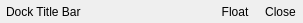
<?xml version="1.0" encoding="UTF-8"?>
<ui version="4.0">
 <class>DockTitleBar</class>
 <widget class="QWidget" name="DockTitleBar">
  <property name="geometry">
   <rect>
    <x>0</x>
    <y>0</y>
    <width>303</width>
    <height>23</height>
   </rect>
  </property>
  <property name="windowTitle">
   <string>DockTitleBar</string>
  </property>
  <layout class="QVBoxLayout" name="verticalLayout">
   <property name="spacing">
    <number>0</number>
   </property>
   <property name="leftMargin">
    <number>0</number>
   </property>
   <property name="topMargin">
    <number>0</number>
   </property>
   <property name="rightMargin">
    <number>0</number>
   </property>
   <property name="bottomMargin">
    <number>0</number>
   </property>
   <item>
    <layout class="QHBoxLayout" name="horizontalLayout">
     <property name="spacing">
      <number>2</number>
     </property>
     <property name="leftMargin">
      <number>6</number>
     </property>
     <item>
      <widget class="QLabel" name="TitleLabel">
       <property name="text">
        <string>Dock Title Bar</string>
       </property>
       <property name="margin">
        <number>4</number>
       </property>
      </widget>
     </item>
     <item>
      <spacer name="horizontalSpacer">
       <property name="orientation">
        <enum>Qt::Horizontal</enum>
       </property>
       <property name="sizeHint" stdset="0">
        <size>
         <width>40</width>
         <height>20</height>
        </size>
       </property>
      </spacer>
     </item>
     <item>
      <widget class="QToolButton" name="FloatBtn">
       <property name="text">
        <string>Float</string>
       </property>
       <property name="toolButtonStyle">
        <enum>Qt::ToolButtonFollowStyle</enum>
       </property>
       <property name="autoRaise">
        <bool>true</bool>
       </property>
      </widget>
     </item>
     <item>
      <widget class="QToolButton" name="CloseBtn">
       <property name="text">
        <string>Close</string>
       </property>
       <property name="toolButtonStyle">
        <enum>Qt::ToolButtonFollowStyle</enum>
       </property>
       <property name="autoRaise">
        <bool>true</bool>
       </property>
      </widget>
     </item>
    </layout>
   </item>
  </layout>
 </widget>
 <layoutdefault spacing="6" margin="11"/>
 <resources/>
 <connections/>
</ui>
